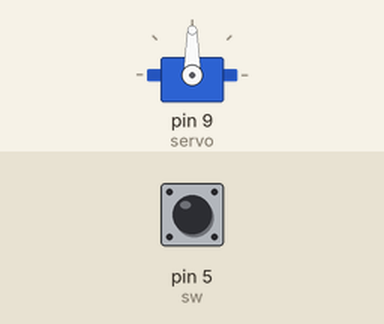
This sketch was run on a simulated Arduino Uno, built with avr-gcc and run on an emulated ATmega328P. Parts: servo. The inputs (shaded band) are chosen by the test bench; at power-on: pin 5 (sw) HIGH.

Above: at 1.2 s.
1.3 s: pin 5 (sw) pulled LOW for 3.2 s
At 5.4 s:
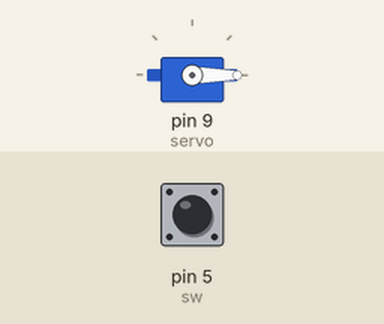
6.0 s: pin 5 (sw) pulled LOW for 0.15 s
At 6.7 s:
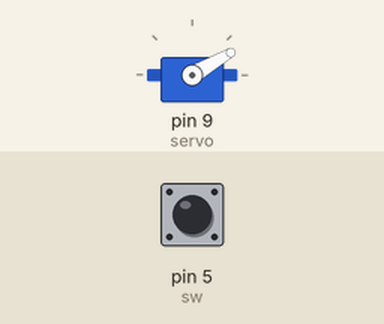
7.6 s: pin 5 (sw) pulled LOW for 1 s
At 7.9 s:
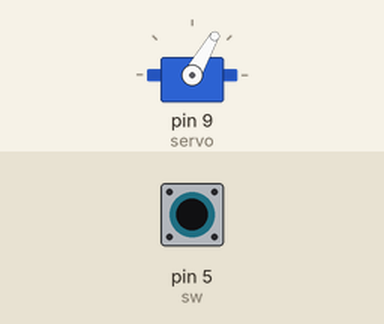
Timing chart, 0 to 10.6 s (numbered marks = the images above; inputs shaded):
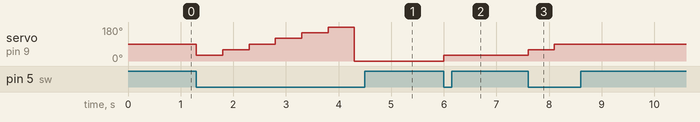

The sketch:

servo_test.ino
```cpp
#include <Servo.h>
Servo servo;
int angle = 0;
int sw = 5;
void setup() {
  // put your setup code here, to run once:
  servo.attach(9);
  Serial.begin(9600);
  pinMode(sw,INPUT_PULLUP);
}

void loop() {
  // put your main code here, to run repeatedly:

  if(digitalRead(sw) == LOW){
    angle += 30;
    if(angle >=210){
      angle = 0;
    }
    servo.write(angle);
    delay(500);
  }
}
```

Measured:
- after the input at 1.3 s, servo on pin 9 (servo): 90° → 30° at once, → 60° 0.50 s later, → 90° 0.50 s later, → 120° 0.50 s later, … (7 changes in this stretch)
- after the input at 6.0 s, servo on pin 9 (servo): 0° → 30° at once
- after the input at 7.6 s, servo on pin 9 (servo): 30° → 60° at once, → 90° 0.50 s later
